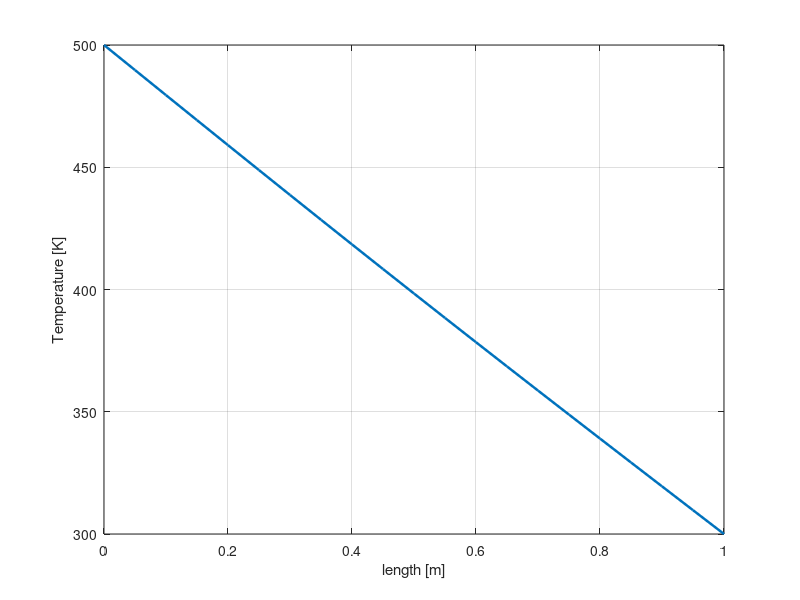

MATLAB code to generate this figure:

% 1D Diffusion Equations: using FDM and explicit time discretization
clc; close all; clear;

% ----------------------------------------------------------------------- %
% Pre-Processing
% ----------------------------------------------------------------------- %

% Data
alpha = 0.01;       % Diffusivity coefficient: alpha=k/rho/cp [m2/s]
L = 1;              % length of the domain [m]

% Build Mesh
ncells = 20;       % number of cells that discretize the 1D domain
h = L/ncells;      % distance between two consecutive points

% create a vector with the position of the points (face coordinates)
% the vector is composed of "npoints" evenly spaced from x=0 to x=L
x = linspace(0,L,ncells+1);

% Time
tau = 50;                 % total simulation time (high enough to reach steady state) [s]
dt_diff = 0.5*h^2/alpha;  % Maximum time step that accounts for the diffusion phenomena (from Di=0.5)
sigma = 1;                % Safety factor to avoid to work exactly at the minimum stability conditions
dt = sigma*dt_diff;       % Choice of the most limiting time step

% Print the computed minimum delta t. %f tells a "floating-point" number
% has to be printed. \n goes to the next line
fprintf("Maximum time step for diffusion  = %f\n", dt_diff);
fprintf("Selected time step               = %f\n", dt);

nsteps = tau/dt;    % Number of time steps to run

% Initial Conditions & Boundary Conditions
Tleft = 500;        % BC for temperature on the left side of the domain  [K]
Tright = 300;       % BC for temperature on the right side of the domain [K]
Tinit = 300;        % IC for temperature at time=0 [K].

% Memory allocations
T = ones(ncells+2)*Tinit; % Number of cells + 2 ghost cells
Tplot = zeros(size(x));

% ----------------------------------------------------------------------- %
% Solution loop
% ----------------------------------------------------------------------- %

% loop over all the time-steps
for t=1:nsteps

    To = T;  % Store temperature at time t

    % Set Boundary conditions: update the ghost cell values in order
    % to impose the correct value at the boundary of the domain
    T(1) = 2*Tleft - T(2);
    T(ncells+2) = 2*Tright - T(ncells+1);

    % Loop over all the internal cells.
    for i=2:ncells+1
        
        % Find temperature at time t+1 in every internal point.
        % - Explicit forward in time discretization of AD equation.
        % - 2nd order linear scheme used for the diffusion terms
        T(i) = To(i) + dt*( alpha/h^2*(To(i+1)+To(i-1)-2*To(i)) );

        % if a source term is present: S = q[W/m3]/rho/cp; 
        % rho = 1; cp = 1; S = 10;
        % T(i) = To(i) + dt*( alpha/h^2*(To(i+1)+To(i-1)-2*To(i)) + S);
    end

    % On-The-Fly Post Processing
    if (mod(t,50)==1)   % => Every 50 time steps

        % Linear interpolation, in order to interpolate cell-centered
        % temperature values to the face-centered position.
        for i=1:ncells+1
            Tplot(i) = 0.5*(T(i+1) + T(i));
        end

        plot(x,Tplot, "LineWidth", 1.8);      % Plot results
        grid on;                          % Show a grid
        xlabel("length [m]")              % Name of the x axis
        ylabel("Temperature [K]")         % Name of the y axis
        drawnow;                          % Show the plot
    end

end

